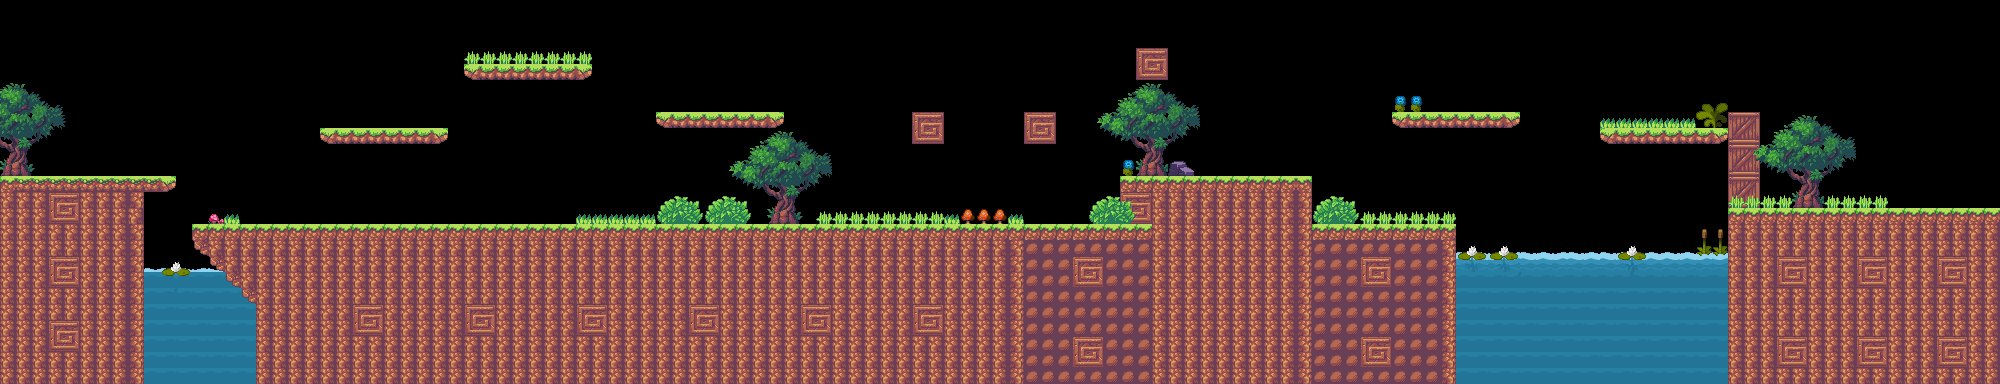

A 2D game scene composited from a Tiled map and its tileset images. What follows is a short description and the map's XML, with each tile layer's data collapsed to a summary:
An orthogonal 125x24 tile map with 16x16 px tiles, 3 tile layers (Others, Platforms, Decoration) and 27 objects (21x gems, 2x enemy, Spawn Point, Campfire).

<map version="1.10" tiledversion="1.10.2" orientation="orthogonal" renderorder="right-down" width="125" height="24" tilewidth="16" tileheight="16" infinite="0" nextlayerid="14" nextobjectid="70">
 <editorsettings>
  <export target="tilemap1.json" format="json" />
 </editorsettings>
 <tileset firstgid="1" name="tiles-all" tilewidth="16" tileheight="16" tilecount="1612" columns="26">
  <image source="../tilesets/tiles-all.png" width="416" height="992" />
 </tileset>
 <layer id="6" name="Others" width="125" height="24">
  <data>[3000 cells, 207 non-empty, 12 distinct tile ids]</data>
 </layer>
 <layer id="1" name="Platforms" width="125" height="24">
  <data>[3000 cells, 1170 non-empty, 18 distinct tile ids]</data>
 </layer>
 <layer id="7" name="Decoration" width="125" height="24">
  <data>[3000 cells, 261 non-empty, 84 distinct tile ids]</data>
 </layer>
 <objectgroup id="12" name="Water">
  <object id="65" x="144" y="271.333" width="79.3333" height="105.333" />
  <object id="66" x="1456" y="253.333" width="271.333" height="130.667" />
 </objectgroup>
 <objectgroup id="9" name="Enemy">
  <object id="10" name="Bee" type="enemy" x="328.167" y="124.833">
   <point />
  </object>
  <object id="11" name="Bee" type="enemy" x="1400.83" y="110">
   <point />
  </object>
 </objectgroup>
 <objectgroup id="10" name="Spawn">
  <object id="12" name="Spawn Point" x="56" y="174.5">
   <point />
  </object>
 </objectgroup>
 <objectgroup id="11" name="Gems">
  <object id="15" name="gold" type="gems" gid="926" x="485.864" y="59.1364" width="21.0824" height="21.0824" />
  <object id="16" name="gold" type="gems" gid="926" x="517.806" y="59.1364" width="21.0824" height="21.0824" />
  <object id="17" name="gold" type="gems" gid="926" x="549.385" y="59.182" width="21.0824" height="21.0824" />
  <object id="33" name="gold" type="gems" gid="926" x="676.153" y="101.618" width="21.0824" height="21.0824" />
  <object id="34" name="gold" type="gems" gid="926" x="708.459" y="101.618" width="21.0824" height="21.0824" />
  <object id="35" name="gold" type="gems" gid="926" x="740.14" y="101.55" width="21.0824" height="21.0824" />
  <object id="36" name="gold" type="gems" gid="926" x="1214.65" y="141.618" width="21.0824" height="21.0824" />
  <object id="37" name="gold" type="gems" gid="926" x="1244.96" y="141.618" width="21.0824" height="21.0824" />
  <object id="38" name="gold" type="gems" gid="926" x="1275.76" y="141.55" width="21.0824" height="21.0824" />
  <object id="39" name="gold" type="gems" gid="926" x="1621.52" y="116.118" width="21.0824" height="21.0824" />
  <object id="40" name="gold" type="gems" gid="926" x="1653.46" y="116.118" width="21.0824" height="21.0824" />
  <object id="41" name="gold" type="gems" gid="926" x="1685.63" y="116.175" width="21.0824" height="21.0824" />
  <object id="42" name="gold" type="gems" gid="926" x="445.244" y="218.754" width="21.0824" height="21.0824" />
  <object id="43" name="gold" type="gems" gid="926" x="477.914" y="218.936" width="21.0824" height="21.0824" />
  <object id="44" name="gold" type="gems" gid="926" x="509.492" y="218.891" width="21.0824" height="21.0824" />
  <object id="45" name="gold" type="gems" gid="926" x="349.858" y="218.959" width="21.0824" height="21.0824" />
  <object id="46" name="gold" type="gems" gid="926" x="381.618" y="219.141" width="21.0824" height="21.0824" />
  <object id="47" name="gold" type="gems" gid="926" x="413.56" y="219.095" width="21.0824" height="21.0824" />
  <object id="62" name="gold" type="gems" gid="926" x="917.542" y="105.125" width="21.0824" height="21.0824" />
  <object id="63" name="gold" type="gems" gid="926" x="1029.88" y="104.709" width="21.0824" height="21.0824" />
  <object id="68" name="gold" type="gems" gid="926" x="1140.96" y="41.4588" width="21.0824" height="21.0824" />
 </objectgroup>
 <objectgroup id="13" name="Campfire">
  <object id="69" name="Campfire" x="1954" y="203.333">
   <point />
  </object>
 </objectgroup>
</map>